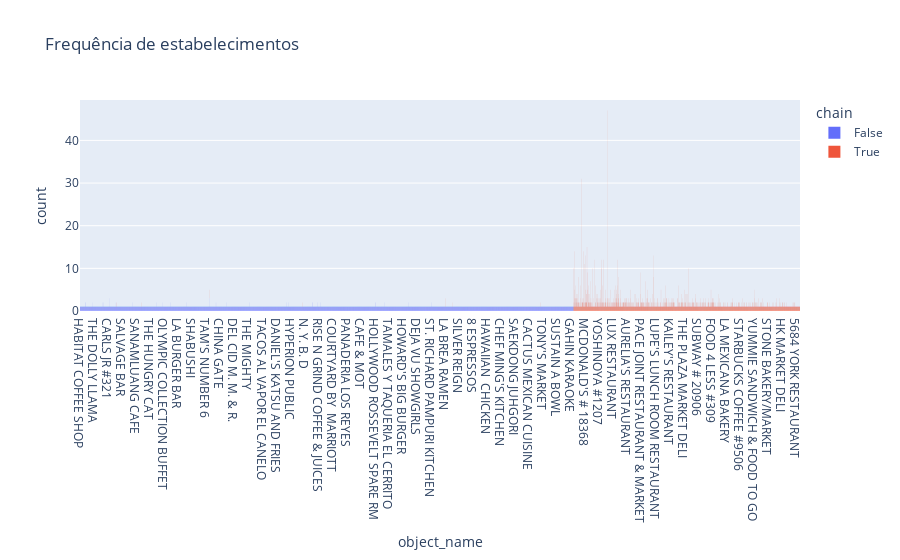

Write notebook code for a chart like this one.
### Markdown cell above
Nos dois gráficos acima, podemos observar que é mais comum que estabelecimentos de rede tenham uma quantidade superior do que estabelecimentos não identificados como de rede. Sendo assim, estabelecimentos de rede são caracterizados por terem muitos estabelecimentos com um pequeno número de assentos.

### Code cell
fig = px.histogram(rest_data,
             x='object_name',
             color = 'chain',
             title = 'Frequência de estabelecimentos')

fig.show()

### Figure 1 — Plotly figure (JSON) as saved in the notebook; plotly's stock layout.template omitted (floating-point values rounded to 4 significant figures; data arrays with more than 128 entries replaced by an {"elided": "..."} marker saying what was removed)
{"data": [{"alignmentgroup": "True", "bingroup": "x", "hovertemplate": "chain=False<br>object_name=%{x}<br>count=%{y}<extra></extra>", "legendgroup": "False", "marker": {"color": "#636efa", "pattern": {"shape": ""}}, "name": "False", "offsetgroup": "False", "orientation": "v", "showlegend": true, "type": "histogram", "x": {"elided": "5972 str values"}, "xaxis": "x", "yaxis": "y"}, {"alignmentgroup": "True", "bingroup": "x", "hovertemplate": "chain=True<br>object_name=%{x}<br>count=%{y}<extra></extra>", "legendgroup": "True", "marker": {"color": "#EF553B", "pattern": {"shape": ""}}, "name": "True", "offsetgroup": "True", "orientation": "v", "showlegend": true, "type": "histogram", "x": {"elided": "3676 str values"}, "xaxis": "x", "yaxis": "y"}], "layout": {"barmode": "relative", "legend": {"title": {"text": "chain"}, "tracegroupgap": 0}, "title": {"text": "Frequência de estabelecimentos"}, "xaxis": {"anchor": "y", "domain": [0, 1], "title": {"text": "object_name"}}, "yaxis": {"anchor": "x", "domain": [0, 1], "title": {"text": "count"}}}}
